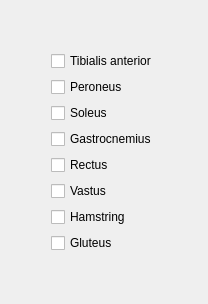
      <widget class="QWidget" name="tab">
       <attribute name="title">
        <string>EMG</string>
       </attribute>
       <layout class="QVBoxLayout" name="verticalLayout_12">
        <item>
         <spacer name="verticalSpacer_8">
          <property name="orientation">
           <enum>Qt::Vertical</enum>
          </property>
          <property name="sizeHint" stdset="0">
           <size>
            <width>20</width>
            <height>40</height>
           </size>
          </property>
         </spacer>
        </item>
        <item>
         <layout class="QGridLayout" name="gridLayout_9">
          <item row="3" column="2">
           <spacer name="horizontalSpacer_39">
            <property name="orientation">
             <enum>Qt::Horizontal</enum>
            </property>
            <property name="sizeHint" stdset="0">
             <size>
              <width>40</width>
              <height>20</height>
             </size>
            </property>
           </spacer>
          </item>
          <item row="5" column="1">
           <widget class="QCheckBox" name="xbEMGVas">
            <property name="text">
             <string>Vastus</string>
            </property>
           </widget>
          </item>
          <item row="2" column="1">
           <widget class="QCheckBox" name="xbEMGSol">
            <property name="text">
             <string>Soleus</string>
            </property>
           </widget>
          </item>
          <item row="0" column="1">
           <widget class="QCheckBox" name="xbEMGTibA">
            <property name="text">
             <string>Tibialis anterior</string>
            </property>
           </widget>
          </item>
          <item row="6" column="1">
           <widget class="QCheckBox" name="xbEMGHam">
            <property name="text">
             <string>Hamstring</string>
            </property>
           </widget>
          </item>
          <item row="4" column="1">
           <widget class="QCheckBox" name="xbEMGRec">
            <property name="text">
             <string>Rectus</string>
            </property>
           </widget>
          </item>
          <item row="3" column="1">
           <widget class="QCheckBox" name="xbEMGGas">
            <property name="text">
             <string>Gastrocnemius</string>
            </property>
           </widget>
          </item>
          <item row="7" column="1">
           <widget class="QCheckBox" name="xbEMGGlut">
            <property name="text">
             <string>Gluteus</string>
            </property>
           </widget>
          </item>
          <item row="1" column="1">
           <widget class="QCheckBox" name="xbEMGPer">
            <property name="text">
             <string>Peroneus</string>
            </property>
           </widget>
          </item>
          <item row="3" column="0">
           <spacer name="horizontalSpacer_43">
            <property name="orientation">
             <enum>Qt::Horizontal</enum>
            </property>
            <property name="sizeHint" stdset="0">
             <size>
              <width>40</width>
              <height>20</height>
             </size>
            </property>
           </spacer>
          </item>
         </layout>
        </item>
        <item>
         <spacer name="verticalSpacer_9">
          <property name="orientation">
           <enum>Qt::Vertical</enum>
          </property>
          <property name="sizeHint" stdset="0">
           <size>
            <width>20</width>
            <height>40</height>
           </size>
          </property>
         </spacer>
        </item>
       </layout>
      </widget>
